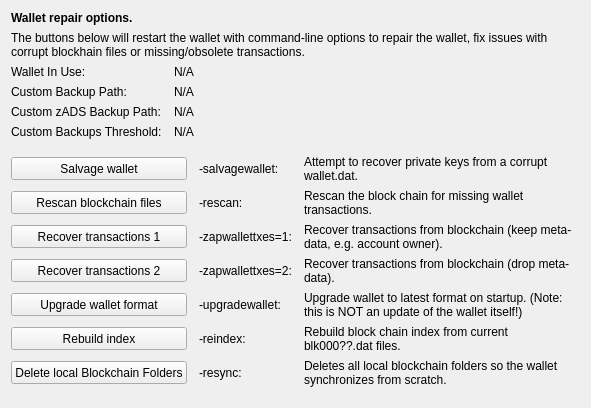
     <widget class="QWidget" name="tab_repair">
      <attribute name="title">
       <string>&amp;Wallet Repair</string>
      </attribute>
      <layout class="QGridLayout" name="gridLayout_4" columnstretch="0,0,0,0">
       <property name="horizontalSpacing">
        <number>12</number>
       </property>
       <item row="0" column="0" colspan="4">
        <widget class="QLabel" name="label_repair_header">
         <property name="font">
          <font>
           <weight>75</weight>
           <bold>true</bold>
          </font>
         </property>
         <property name="text">
          <string>Wallet repair options.</string>
         </property>
        </widget>
       </item>
       <item row="1" column="0" colspan="4">
        <widget class="QLabel" name="label_repair_helptext">
         <property name="font">
          <font>
           <weight>50</weight>
           <bold>false</bold>
          </font>
         </property>
         <property name="text">
          <string>The buttons below will restart the wallet with command-line options to repair the wallet, fix issues with corrupt blockhain files or missing/obsolete transactions.</string>
         </property>
         <property name="wordWrap">
          <bool>true</bool>
         </property>
        </widget>
       </item>
       <item row="2" column="0">
        <widget class="QLabel" name="wallet_path_label">
         <property name="text">
          <string>Wallet In Use:</string>
         </property>
        </widget>
       </item>
       <item row="2" column="1" colspan="3">
        <widget class="QLabel" name="wallet_path">
         <property name="cursor">
          <cursorShape>IBeamCursor</cursorShape>
         </property>
         <property name="text">
          <string>N/A</string>
         </property>
         <property name="textFormat">
          <enum>Qt::PlainText</enum>
         </property>
         <property name="textInteractionFlags">
          <set>Qt::LinksAccessibleByMouse|Qt::TextSelectableByKeyboard|Qt::TextSelectableByMouse</set>
         </property>
        </widget>
       </item>
       <item row="3" column="0">
        <widget class="QLabel" name="wallet_custombackuppath_label">
         <property name="text">
          <string>Custom Backup Path:</string>
         </property>
         <property name="visible">
          <bool>false</bool>
         </property>
        </widget>
       </item>
       <item row="3" column="1" colspan="3">
        <widget class="QLabel" name="wallet_custombackuppath">
         <property name="cursor">
          <cursorShape>IBeamCursor</cursorShape>
         </property>
         <property name="text">
          <string>N/A</string>
         </property>
         <property name="textFormat">
          <enum>Qt::PlainText</enum>
         </property>
         <property name="textInteractionFlags">
          <set>Qt::LinksAccessibleByMouse|Qt::TextSelectableByKeyboard|Qt::TextSelectableByMouse</set>
         </property>
         <property name="visible">
          <bool>false</bool>
         </property>
        </widget>
       </item>
       <item row="4" column="0">
        <widget class="QLabel" name="wallet_customzADSbackuppath_label">
         <property name="text">
          <string>Custom zADS Backup Path:</string>
         </property>
         <property name="visible">
          <bool>false</bool>
         </property>
        </widget>
       </item>
       <item row="4" column="1" colspan="3">
        <widget class="QLabel" name="wallet_customzADSbackuppath">
         <property name="cursor">
          <cursorShape>IBeamCursor</cursorShape>
         </property>
         <property name="text">
          <string>N/A</string>
         </property>
         <property name="textFormat">
          <enum>Qt::PlainText</enum>
         </property>
         <property name="textInteractionFlags">
          <set>Qt::LinksAccessibleByMouse|Qt::TextSelectableByKeyboard|Qt::TextSelectableByMouse</set>
         </property>
         <property name="visible">
          <bool>false</bool>
         </property>
        </widget>
       </item>
       <item row="5" column="0">
        <widget class="QLabel" name="wallet_custombackupthreshold_label">
         <property name="text">
          <string>Custom Backups Threshold:</string>
         </property>
         <property name="visible">
          <bool>false</bool>
         </property>
        </widget>
       </item>
       <item row="5" column="1" colspan="3">
        <widget class="QLabel" name="wallet_custombackupthreshold">
         <property name="cursor">
          <cursorShape>IBeamCursor</cursorShape>
         </property>
         <property name="text">
          <string>N/A</string>
         </property>
         <property name="textFormat">
          <enum>Qt::PlainText</enum>
         </property>
         <property name="textInteractionFlags">
          <set>Qt::LinksAccessibleByMouse|Qt::TextSelectableByKeyboard|Qt::TextSelectableByMouse</set>
         </property>
         <property name="visible">
          <bool>false</bool>
         </property>
        </widget>
       </item>
       <item row="6" column="0">
        <spacer name="verticalSpacer_repair1">
         <property name="orientation">
          <enum>Qt::Vertical</enum>
         </property>
         <property name="sizeHint" stdset="0">
          <size>
           <width>10</width>
           <height>10</height>
          </size>
         </property>
        </spacer>
       </item>
       <item row="7" column="0" colspan="2">
        <widget class="QPushButton" name="btn_salvagewallet">
         <property name="minimumSize">
          <size>
           <width>100</width>
           <height>23</height>
          </size>
         </property>
         <property name="text">
          <string>Salvage wallet</string>
         </property>
        </widget>
       </item>
       <item row="7" column="2">
        <widget class="QLabel" name="label_repair_salvage_command">
         <property name="text">
          <string notr="true">-salvagewallet:</string>
         </property>
        </widget>
       </item>
       <item row="7" column="3">
        <widget class="QLabel" name="label_repair_salvage">
         <property name="text">
          <string>Attempt to recover private keys from a corrupt wallet.dat.</string>
         </property>
         <property name="wordWrap">
          <bool>true</bool>
         </property>
        </widget>
       </item>
       <item row="8" column="0" colspan="2">
        <widget class="QPushButton" name="btn_rescan">
         <property name="minimumSize">
          <size>
           <width>100</width>
           <height>23</height>
          </size>
         </property>
         <property name="text">
          <string>Rescan blockchain files</string>
         </property>
        </widget>
       </item>
       <item row="8" column="2">
        <widget class="QLabel" name="label_repair_rescan_command">
         <property name="text">
          <string notr="true">-rescan:</string>
         </property>
        </widget>
       </item>
       <item row="8" column="3">
        <widget class="QLabel" name="label_repair_rescan">
         <property name="text">
          <string>Rescan the block chain for missing wallet transactions.</string>
         </property>
         <property name="wordWrap">
          <bool>true</bool>
         </property>
        </widget>
       </item>
       <item row="9" column="0" colspan="2">
        <widget class="QPushButton" name="btn_zapwallettxes1">
         <property name="minimumSize">
          <size>
           <width>100</width>
           <height>23</height>
          </size>
         </property>
         <property name="text">
          <string>Recover transactions 1</string>
         </property>
        </widget>
       </item>
       <item row="9" column="2">
        <widget class="QLabel" name="label_repair_zap1_command">
         <property name="text">
          <string notr="true">-zapwallettxes=1:</string>
         </property>
        </widget>
       </item>
       <item row="9" column="3">
        <widget class="QLabel" name="label_repair_zap1">
         <property name="text">
          <string>Recover transactions from blockchain (keep meta-data, e.g. account owner).</string>
         </property>
         <property name="wordWrap">
          <bool>true</bool>
         </property>
        </widget>
       </item>
       <item row="10" column="0" colspan="2">
        <widget class="QPushButton" name="btn_zapwallettxes2">
         <property name="minimumSize">
          <size>
           <width>100</width>
           <height>23</height>
          </size>
         </property>
         <property name="text">
          <string>Recover transactions 2</string>
         </property>
        </widget>
       </item>
       <item row="10" column="2">
        <widget class="QLabel" name="label_repair_zap2_command">
         <property name="text">
          <string notr="true">-zapwallettxes=2:</string>
         </property>
        </widget>
       </item>
       <item row="10" column="3">
        <widget class="QLabel" name="label_repair_zap2">
         <property name="text">
          <string>Recover transactions from blockchain (drop meta-data).</string>
         </property>
         <property name="wordWrap">
          <bool>true</bool>
         </property>
        </widget>
       </item>
       <item row="11" column="0" colspan="2">
        <widget class="QPushButton" name="btn_upgradewallet">
         <property name="minimumSize">
          <size>
           <width>100</width>
           <height>23</height>
          </size>
         </property>
         <property name="text">
          <string>Upgrade wallet format</string>
         </property>
        </widget>
       </item>
       <item row="11" column="2">
        <widget class="QLabel" name="label_repair_upgrade_command">
         <property name="text">
          <string notr="true">-upgradewallet:</string>
         </property>
        </widget>
       </item>
       <item row="11" column="3">
        <widget class="QLabel" name="label_repair_upgrade">
         <property name="text">
          <string>Upgrade wallet to latest format on startup. (Note: this is NOT an update of the wallet itself!)</string>
         </property>
         <property name="wordWrap">
          <bool>true</bool>
         </property>
        </widget>
       </item>
       <item row="12" column="0" colspan="2">
        <widget class="QPushButton" name="btn_reindex">
         <property name="minimumSize">
          <size>
           <width>100</width>
           <height>23</height>
          </size>
         </property>
         <property name="text">
          <string>Rebuild index</string>
         </property>
        </widget>
       </item>
       <item row="12" column="2">
        <widget class="QLabel" name="label_repair_reindex_command">
         <property name="text">
          <string notr="true">-reindex:</string>
         </property>
        </widget>
       </item>
       <item row="12" column="3">
        <widget class="QLabel" name="label_repair_reindex">
         <property name="text">
          <string>Rebuild block chain index from current blk000??.dat files.</string>
         </property>
         <property name="wordWrap">
          <bool>true</bool>
         </property>
        </widget>
       </item>
       <item row="13" column="0" colspan="2">
        <widget class="QPushButton" name="btn_resync">
         <property name="minimumSize">
          <size>
           <width>100</width>
           <height>23</height>
          </size>
         </property>
         <property name="text">
          <string>Delete local Blockchain Folders</string>
         </property>
        </widget>
       </item>
       <item row="13" column="2">
        <widget class="QLabel" name="label_repair_resync_command">
         <property name="text">
          <string>-resync:</string>
         </property>
        </widget>
       </item>
       <item row="13" column="3">
        <widget class="QLabel" name="label_repair_resync">
         <property name="text">
          <string>Deletes all local blockchain folders so the wallet synchronizes from scratch.</string>
         </property>
         <property name="wordWrap">
          <bool>true</bool>
         </property>
        </widget>
       </item>
       <item row="14" column="0">
        <spacer name="verticalSpacer_repair2">
         <property name="orientation">
          <enum>Qt::Vertical</enum>
         </property>
         <property name="sizeHint" stdset="0">
          <size>
           <width>20</width>
           <height>10</height>
          </size>
         </property>
        </spacer>
       </item>
      </layout>
     </widget>
